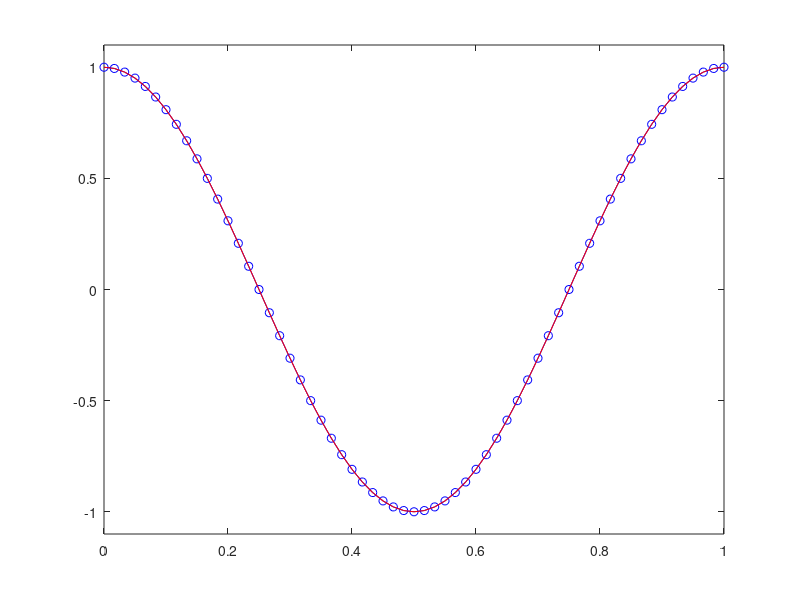

This chart was generated by the following MATLAB code: (Note: this script raises an error after producing the figure.)
function ex1d_heat()
%
% example for heat equation on Omega = (0,1), t in (0,1]
%
% Dirichlet BC on x = 0 & x = 1
%
%%%%%%%%%%%%%%%%%%%%%%%%%%%%%%%%%%%%%%%%%%%%%%%%%%%%%%%%%%%%%%%%%%%%%%%%%%%%%%%%

if (~isdeployed)
  addpath('../src_MMPDElab');
end

% set the basic parameters

   jmax = 61;

   epsilon = 1e-3;
   npde = 1;
   moving_mesh = true;
   mmpde_tau = 1e-3;
   mmpde_ncycles = 3;
   mmpde_alpha = [];
   t = 0;
   tf = 1;
   dt0 = 1e-2;
   dtmax = 0.1;
   
% set the initial meshes, find the indices of the corner points and fix them

   X = linspace(0,1,jmax)';
   tri = [(1:jmax-1)',(2:jmax)'];
   tri_bf = [1;jmax];
   Nbf = size(tri_bf,1);

   Nv = jmax;
   d = 1;
   N = jmax-1;
   Xi_ref = X;

   % define nodes_fixed: corners are fixed
   nodes_fixed = [1;jmax];
   
% set initial conditions and compute the initial adjusted mesh

   % set the initial solution
   U = uexact(t, X);
   
   figure(1)
   clf
   Ue = uexact(t,X);
   plot(X,U(:,1),'-bo',X,Ue(:,1),'-r');
   axis([0 1 -1.1 1.1]);
   drawnow;

% define PDE system and BCs

   % all bcs are dirichlet so no need for marking boundary segments
   pdedef.bfMark = ones(Nbf,1);
   pdedef.bftype = ones(Nbf,npde);

   pdedef.volumeInt = @pdedef_volumeInt;
   pdedef.boundaryInt = @pdedef_boundaryInt;
   pdedef.dirichletRes = @pdedef_dirichletRes;

% perform integration (MP)

   DT = zeros(20000,4);
   tcpu = cputime;
   err_total = 0.0;
   n = 0;
   dt = dt0;
   
   while true
      
      % move the mesh
      
      if (moving_mesh)
         M = MovMesh_metric(U,X,tri,tri_bf,mmpde_alpha);
         M = MovMesh_metric_smoothing(M,mmpde_ncycles,X,tri);
         Xnew = MovMesh([t,t+dt],Xi_ref,X,M,mmpde_tau,tri,tri_bf,nodes_fixed);
      else
         Xnew = X;
      end

      Xdot = (Xnew-X)/dt;
      
      % integrate physical PDEs
      
      [Unew,dt0,dt1] = MovFEM(t,dt,U,X,Xdot,tri,tri_bf,pdedef);
      
      % update

      X = X + dt0*Xdot;
      U = Unew;
      n = n + 1;
      
      t = t + dt0;
      dt = min(dtmax,dt1);
      if (t+dt>tf), dt=tf-t; end

      err = MovFEM_Error_P1L2(@uexact,t,X,U,tri,tri_bf);
      err_total=err_total+dt0*err;
      fprintf('--- n = %d  t = %e dt0 = %e dt1 = %e error = %e\n', ...
                     n,t,dt0,dt1,err_total);
      
      DT(n,:) = [t, dt0, err_total, err]; 
      
      figure(2)
      Ue = uexact(t,X);
      plot(X,U(:,1),'-bo',X,Ue(:,1),'-r');
      axis([0 1 -1.1 1.1]);
      drawnow;
      
      if (t>=tf-100*eps || dt < 100*eps), break; end
      
   end
   
   tcpu = cputime-tcpu;
   fprintf('\n --- total elapsed cpu time = %e \n\n', tcpu);


% output
      
   figure(4)
   clf
   semilogy(DT(:,1),DT(:,2),'-o');
   title('dt')
   
   figure(5)
   clf
   semilogy(DT(:,1),DT(:,3),'-x',DT(:,1),DT(:,4),'-');
   title('err_total, err')
   
   Ue = uexact(t,X);
   fprintf('(Nv, N, max err, L2 err) = %d %d %e %e\n', ...
                              Nv, N, norm(Ue-U,Inf), err_total);
   [Qgeo,Qeq,Qali] = MovMesh_MeshQualMeasure(X,tri,M);
   fprintf('        Mesh quality measures (Qgeo, Qeq, Qali) = %e %e %e\n', ...
                     Qgeo, Qeq, Qali);
                     
%%%%%%%%%%%%%%%%%%%%%%%%%%%%%%%%%%%%%%%%%%%%%%%%%%%%%%%%%%%%%%%%%%%%%%%%%%%%%%%%

function u = uexact(t, x)

   u(:,1) = cos(2*pi*x(:,1))*exp(-t);


%%%%%%%%%%%%%%%%%%%%%%%%%%%%%%%%%%%%%%%%%%%%%%%%%%%%%%%%%%%%%%%%%%%%%%%%%%%%%%%%

function F = pdedef_volumeInt(du, u, ut, dv, v, x, t, ipde)

    F = - cos(2*pi*x(:,1))*exp(-t) + 4*pi*pi*cos(2*pi*x(:,1))*exp(-t);
    F = ut(:,1).*v(:) + du(:,1).*dv(:,1) - F.*v(:); 

%%%%%%%%%%%%%%%%%%%%%%%%%%%%%%%%%%%%%%%%%%%%%%%%%%%%%%%%%%%%%%%%%%%%%%%%%%%%%%%%

function G = pdedef_boundaryInt(du, u, v, x, t, ipde, bfMark)

   G = zeros(size(x,1),1);

%%%%%%%%%%%%%%%%%%%%%%%%%%%%%%%%%%%%%%%%%%%%%%%%%%%%%%%%%%%%%%%%%%%%%%%%%%%%%%%%

function Res = pdedef_dirichletRes(u, x, t, ipde, bfMark)

   Res = u(:,1)-uexact(t,x);
